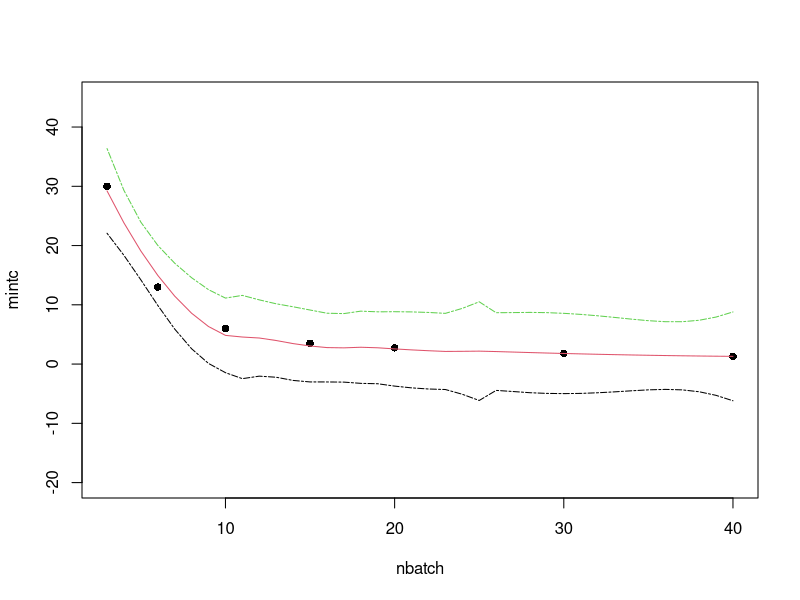
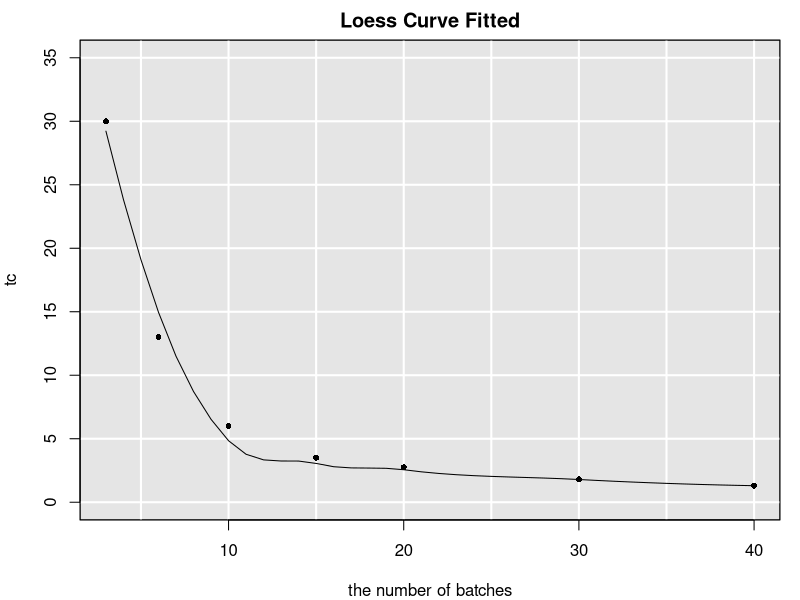

These figures' R source, in order:
nbatch <- c(3, 6, 10, 15, 20, 30, 40)
mintc <- c(30, 13, 6, 3.5, 2.75, 1.8, 1.3)
lo <- loess(mintc ~ nbatch)
pred.lo <- predict(lo, data.frame(nbatch=3:40))

#library(gridExtra)
#library(grid)

#####
tiff("Figure3.tiff", width = 6, height = 4, units = 'in', res = 800)
#layout(matrix(c(1, 1, 1, 2), ncol=4))
par(mar=c(4, 4, 2, 1))
matplot(nbatch, mintc, type="p", pch=16, ylim=c(0, 35), main="Loess Curve Fitted",
        xlab="the number of batches", ylab="tc", cex=0.8,
        panel.first={
        rect(par("usr")[1], par("usr")[3], par("usr")[2], par("usr")[4], col="gray90")
        abline(v=seq(0, 40, 5), lwd=2 , col="white")
        abline(h=seq(0, 35, by=5),lwd=2 ,  col="white")
})
matplot(3:40, pred.lo, type="l", add=TRUE, pch=4)
# grid.table(matrix(pred.lo[1:5], ncol=1),  show.rownames = TRUE)
dev.off()
#######


lo2 <- loess(mintc ~ nbatch,
                  control = loess.control(surface = "direct"))
pred.lo2 <- predict(lo2, data.frame(nbatch = 3:40), se = TRUE)
temp <- matrix(rep(pred.lo2$fit, each=3)+c(-3, 0, 3)*rep(pred.lo2$se.fit, each=3), nrow=3)
matplot(nbatch, mintc, type="p", pch=16, ylim=c(-20, 45))
matplot(3:40, t(temp), mintc, type="l", add=TRUE)
